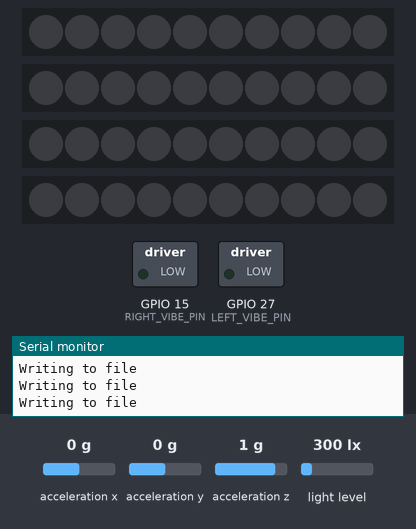
A sketch run on a simulated ESP32. Shown: 4 × 10 RGB LEDs in strip order, left to right, switched loads named in the sketch (green lamp = pin HIGH), the last lines printed to the serial monitor. The inputs (shaded band) are chosen by the test bench; at power-on: light level 300 lx, acceleration x 0 g, acceleration y 0 g, acceleration z 1 g. Dim RGB values are drawn brighter than linear; WiFi joins after 1.5 s; servers stay silent unless stated; storage starts empty; random numbers use the default seed unless the sketch sets one.

Above: at 2.7 s.
2.8 s: light level set to 276 lx
At 5.2 s:
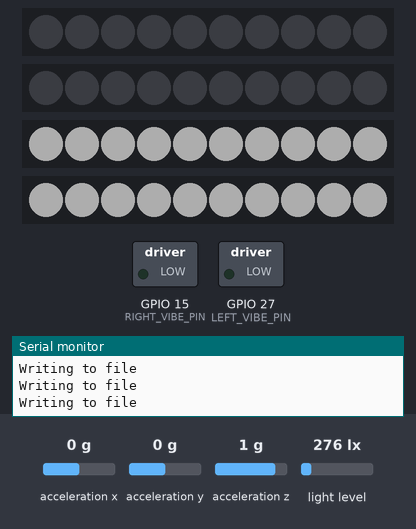
5.5 s: light level set to 500 lx
At 6.8 s:
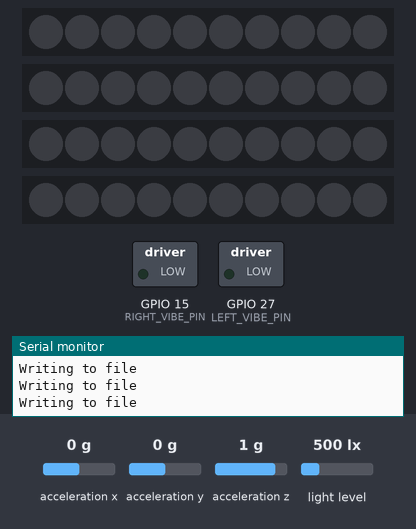
7.5 s: light level set to 40 lx
At 8.4 s:
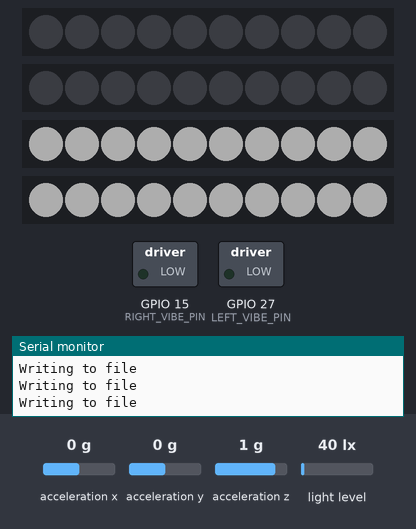
Timing chart, 0 to 10.5 s (numbered marks = the images above; inputs shaded):
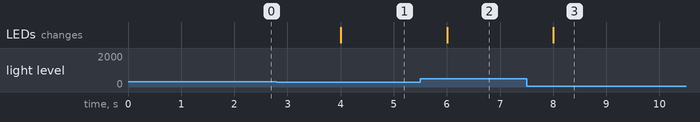

The sketch:

esp32_test.ino
```cpp
// Include all libraries needed
#include <Adafruit_NeoPixel.h>
#include <Wire.h>
#include <Adafruit_Sensor.h>
#include <Adafruit_MMA8451.h>
#include "Adafruit_TSL2591.h"
#include <WiFi.h>
#include "SPIFFS.h"

// Define pins for each strip of 10 neopixels
#define LED_COUNT 10
#define RIGHT_LED_PIN 8  // TX
#define LEFT_LED_PIN 7   // RX
#define FRONT_LED_PIN 21 // MI
#define BACK_LED_PIN 19  // MO
// Define pins for each haptic vibe motor
#define RIGHT_VIBE_PIN 15 // 15
#define LEFT_VIBE_PIN 27  // 27

#define FILE_PREFIX "/ride_data_"
File dataFile;

// WiFi network details, replace with your own
const char* ssid     = "ssid";
const char* password = "password";

// Initialize all LED strips
Adafruit_NeoPixel rightSleeveStrip(LED_COUNT, RIGHT_LED_PIN, NEO_GRB + NEO_KHZ800);
Adafruit_NeoPixel leftSleeveStrip(LED_COUNT, LEFT_LED_PIN, NEO_GRB + NEO_KHZ800);
Adafruit_NeoPixel frontStrip(LED_COUNT, FRONT_LED_PIN, NEO_GRB + NEO_KHZ800);
Adafruit_NeoPixel backStrip(LED_COUNT, BACK_LED_PIN, NEO_GRB + NEO_KHZ800);
// Initialize both accelerometers, one for each sleeve
Adafruit_MMA8451 rightSleeveMMA = Adafruit_MMA8451();
Adafruit_MMA8451 leftSleeveMMA = Adafruit_MMA8451();

// Add global variables to track the timing for right and left sleeves
unsigned long rightSleeveTimer = 0;
unsigned long leftSleeveTimer = 0;
bool rightSleeveActive = false;
bool leftSleeveActive = false;

unsigned long lastTurnUpdate = 0; // millis variable
const long turnUpdateInterval = 500;  // Update interval of half second for raise of arm for turn signal

// Adjust the threshold values for each axis
float xThreshold = 4.0; // Variable to check against for change in X acceleration to trigger light change
float yThreshold = 4.0; // Variable to check against for change in Y acceleration to trigger light change
float zThreshold = 4.0; // Variable to check against for change in Z acceleration to trigger light change

float prevRightXacc = 0; // Variable to store previous X acceleration of MMA on right sleeve
float prevRightYacc = 0; // Variable to store previous Y acceleration of MMA on right sleeve
float prevRightZacc = 0; // Variable to store previous Z acceleration of MMA on right sleeve
float prevLeftXacc = 0; // Variable to store previous X acceleration of MMA on left sleeve
float prevLeftYacc = 0; // Variable to store previous Y acceleration of MMA on left sleeve
float prevLeftZacc = 0; // Variable to store previous Z acceleration of MMA on left sleeve

// Initialize light sensor
Adafruit_TSL2591 TSL = Adafruit_TSL2591(2591); // pass in a number for the sensor identifier (for your use later)

unsigned long lastGlowUpdate = 0; // millis variable
const long glowUpdateInterval = 2000;  // Update interval of 2 seconds for ambient light
bool glowActive = false;
unsigned int visible = 0; // Visible light sensor reading

unsigned long lastStoreUpdate = 0; // millis variable
const long storeInterval = 500; // How often data entry is recorded, upper bounded by turnUpdateInterval

char fileName[64];

void setup(void) {
  Serial.begin(115200);

  if (!SPIFFS.begin(true)) {
    Serial.println("An Error has occurred while mounting SPIFFS");
    return;
  }

  int randval = random(1000, 9999);
  sprintf(fileName, "%s%i.csv", FILE_PREFIX, randval);
  Serial.print("New file name is: "); Serial.println(fileName);

  dataFile = SPIFFS.open(fileName, "w"); // Initializes write to file for ride_data.csv
  if (dataFile) {
    Serial.println("Printing to file...");
    dataFile.println("Time elapsed, Glow State, Visible Light, Right Sleeve State, Right X Acc, Right Y Acc, Right Z Acc, Left Sleeve State, Left X Acc, Left Y Acc, Left Z Acc");
    dataFile.close();
  }
  // Initialize accelerometers and print feedback on serial monitor
  Serial.println("Starting Adafruit MMA8451 test!");
  // Initialize Right Sleeve MMA8451
  if (! rightSleeveMMA.begin(0x1C)) { // Unique I2C address for the right sleeve accelerometer, 0x1C requires A pin to GND
    Serial.println("Couldn't start right sleeve MMA8451");
    while (1);
  }
  Serial.println("Right sleeve MMA8451 found!");
  // Initialize Left Sleeve MMA8451
  if (! leftSleeveMMA.begin(0x1D)) { // Unique I2C address for the left sleeve accelerometer
    Serial.println("Couldn't start left sleeve MMA8451");
    while (1);
  }
  Serial.println("Left sleeve MMA8451 found!");

  // Set range for accelerometers to 2G
  rightSleeveMMA.setRange(MMA8451_RANGE_2_G);
  leftSleeveMMA.setRange(MMA8451_RANGE_2_G);

  rightSleeveStrip.begin();  // Initialize all NeoPixel LED strips and reduce brightness
  rightSleeveStrip.setBrightness(64);
  leftSleeveStrip.begin();
  leftSleeveStrip.setBrightness(64);
  frontStrip.begin();
  frontStrip.setBrightness(64);
  backStrip.begin();
  backStrip.setBrightness(64);  // range: 0 to 255

  for (int i = 0; i < LED_COUNT; i++) {
      rightSleeveStrip.setPixelColor(i, 0, 0, 0);  // No color
      leftSleeveStrip.setPixelColor(i, 0, 0, 0);
      frontStrip.setPixelColor(i, 0, 0, 0);
      backStrip.setPixelColor(i, 0, 0, 0);
    }
  rightSleeveStrip.show();  // Initialize all pixels to 'off'
  leftSleeveStrip.show();
  frontStrip.show();
  backStrip.show();

  // Initialize ambient light sensor
  Serial.println(F("Starting Adafruit TSL2591 Test!"));
  if (TSL.begin())
  {
    Serial.println(F("TSL2591 found!"));
  }
  else
  {
    Serial.println(F("No sensor found ... check your wiring?"));
    while (1);
  }

  // Configure light sensor
  TSL.setGain(TSL2591_GAIN_MED);
  TSL.setTiming(TSL2591_INTEGRATIONTIME_300MS);

  // Initialize each vibe motor
  pinMode(RIGHT_VIBE_PIN, OUTPUT);
  pinMode(LEFT_VIBE_PIN, OUTPUT);

  Serial.println();
  Serial.print("[WiFi] Connecting to ");
  Serial.println(ssid);

  WiFi.begin(ssid, password);
  // Auto reconnect is set true as default

  // Will try for about 10 seconds (20x 500ms)
  int tryDelay = 500;
  int numberOfTries = 20;

    // Wait for the WiFi event
  while (true) {

    switch(WiFi.status()) {
      case WL_NO_SSID_AVAIL:
        Serial.println("[WiFi] SSID not found");
        break;
      case WL_CONNECT_FAILED:
        Serial.print("[WiFi] Failed - WiFi not connected! Reason: ");
        return;
        break;
      case WL_CONNECTION_LOST:
        Serial.println("[WiFi] Connection was lost");
        break;
      case WL_SCAN_COMPLETED:
        Serial.println("[WiFi] Scan is completed");
        break;
      case WL_DISCONNECTED:
        Serial.println("[WiFi] WiFi is disconnected");
        break;
      case WL_CONNECTED:
        Serial.println("[WiFi] WiFi is connected!");
        Serial.print("[WiFi] IP address: ");
        Serial.println(WiFi.localIP());
        return;
        break;
      default:
        Serial.print("[WiFi] WiFi Status: ");
        Serial.println(WiFi.status());
        break;
    }
    delay(tryDelay);

    if(numberOfTries <= 0){
      Serial.print("[WiFi] Failed to connect to WiFi!");
      // Use disconnect function to force stop trying to connect
      WiFi.disconnect();
      return;
    } else {
      numberOfTries--;
    }
  }
}

// Function to write states and sensor values to SPIFFS
void writeToSPIFFS(float currentMillis) {
  dataFile = SPIFFS.open(fileName, "a");
  if (dataFile){
    Serial.println("Writing to file");
    dataFile.print(currentMillis); dataFile.print(",");
    dataFile.print(glowActive); dataFile.print(",");
    dataFile.print(visible); dataFile.print(",");
    dataFile.print(rightSleeveActive); dataFile.print(",");
    dataFile.print(prevRightXacc); dataFile.print(",");
    dataFile.print(prevRightYacc); dataFile.print(",");
    dataFile.print(prevRightZacc); dataFile.print(",");
    dataFile.print(leftSleeveActive); dataFile.print(",");
    dataFile.print(prevLeftXacc); dataFile.print(",");
    dataFile.print(prevLeftYacc); dataFile.print(",");
    dataFile.println(prevLeftZacc);
    dataFile.close();
  }
}

// Function that checks respective change in acceleration to activate LEDs and vibe motor on right or left sleeve
void processSleeve(Adafruit_MMA8451 &mma, Adafruit_NeoPixel &strip, float &prevXacc, float &prevYacc, float &prevZacc, const char* sleeveName, unsigned long &sleeveTimer, bool &sleeveActive) {
  // Prepare to call MMA data
  mma.read();
  sensors_event_t event;
  mma.getEvent(&event);

  // Record current accelerations in all directions
  float currentXacc = event.acceleration.x;
  float currentYacc = event.acceleration.y;
  float currentZacc = event.acceleration.z;

  // Calculate the change in acceleration for each axis
  float deltaX = abs(currentXacc - prevXacc);
  float deltaY = abs(currentYacc - prevYacc);
  float deltaZ = abs(currentZacc - prevZacc);

  // Update the previous acceleration values
  prevXacc = currentXacc;
  prevYacc = currentYacc;
  prevZacc = currentZacc;

  if (!sleeveActive) {
    if (deltaX > xThreshold && deltaY > yThreshold && deltaZ > zThreshold) {
      sleeveActive = true;  // Turn on active state
      sleeveTimer = millis(); // Start timer
      for (int i = 0; i < LED_COUNT; i++) {
        strip.setPixelColor(i, 200, 200, 200); // White-ish color
        strip.show();  // Turn on LEDs
        delay(50);
      }
    }
  } else if (millis() - sleeveTimer >= 3000) {
    for (int i = 0; i < LED_COUNT; i++) {
      strip.setPixelColor(i, 0, 0, 0); // No color
    }
    strip.show(); // Turn off LEDs
    sleeveActive = false; // Switch to off state
  }
}

// Function that activates front and back LEDs during low light conditions
void glowOnDark(void) {

  // More advanced data read example. Read 32 bits with top 16 bits IR, bottom 16 bits full spectrum
  // That way you can do whatever math and comparisons you want!
  uint32_t lum = TSL.getFullLuminosity();
  uint16_t ir, full;
  ir = lum >> 16;
  full = lum & 0xFFFF;
  visible = full - ir;

  if (visible < 300) {
    glowActive = true;  // Active state
    for (int i = 0; i < LED_COUNT; i++) {
      frontStrip.setPixelColor(i, 200, 200, 200); // White-ish color
      backStrip.setPixelColor(i, 200, 200, 200);
    }
    frontStrip.show();
    backStrip.show();// Turn on LEDs
  }
  else {
    glowActive = false; // Switch state to off
    for (int i = 0; i < LED_COUNT; i++) {
      frontStrip.setPixelColor(i, 0, 0, 0); // Off
      backStrip.setPixelColor(i, 0, 0, 0);
    }
    frontStrip.show();  // Turn off LEDs
    backStrip.show();
  }
}

void loop() {
  // Record data into csv locally every half second
  float currentMillis = millis();
  if (currentMillis - lastStoreUpdate >= storeInterval) {
    writeToSPIFFS(currentMillis);
    lastStoreUpdate = currentMillis;
  }
  // Ambient Light Activated LEDs, take a reading and check against threshold every 2 seconds
  if (millis() - lastGlowUpdate >= glowUpdateInterval) {
    glowOnDark();
    lastGlowUpdate = millis();
  }
  // Turn Signal Activated LEDs, take a reading check against threshold every half second
  if (millis() - lastTurnUpdate >= turnUpdateInterval) {
    processSleeve(rightSleeveMMA, rightSleeveStrip, prevRightXacc, prevRightYacc, prevRightZacc, "Right Sleeve", rightSleeveTimer, rightSleeveActive);
    processSleeve(leftSleeveMMA, leftSleeveStrip, prevLeftXacc, prevLeftYacc, prevLeftZacc, "Left Sleeve", leftSleeveTimer, leftSleeveActive);
    lastTurnUpdate = millis();
  }
}
```

Measured:
- the behaviour switches between 300 and 299 lx on light level (found by bisection; images 0 and 1)
- after the input at 2.8 s, the LEDs: change after 1.2 s (image 1)
- after the input at 5.5 s, the LEDs: change after 0.50 s (image 2)
- after the input at 7.5 s, the LEDs: change after 0.50 s (image 3)
